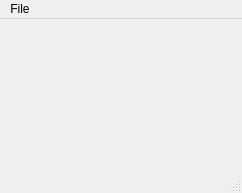
<?xml version="1.0" encoding="UTF-8"?>
<ui version="4.0">
 <author>josef ling</author>
 <class>MainWindow</class>
 <widget class="QMainWindow" name="MainWindow">
  <property name="geometry">
   <rect>
    <x>0</x>
    <y>0</y>
    <width>242</width>
    <height>193</height>
   </rect>
  </property>
  <property name="windowTitle">
   <string>Time Machine</string>
  </property>
  <property name="windowIcon">
   <iconset resource="timemachine.qrc">
    <normaloff>:/images/timemachine_16x16.png</normaloff>:/images/timemachine_16x16.png</iconset>
  </property>
  <widget class="QWidget" name="centralwidget">
   <widget class="QWidget" name="verticalLayoutWidget">
    <property name="geometry">
     <rect>
      <x>10</x>
      <y>0</y>
      <width>221</width>
      <height>161</height>
     </rect>
    </property>
    <layout class="QVBoxLayout" name="verticalLayout">
     <property name="spacing">
      <number>0</number>
     </property>
     <property name="sizeConstraint">
      <enum>QLayout::SetDefaultConstraint</enum>
     </property>
    </layout>
   </widget>
  </widget>
  <widget class="QStatusBar" name="statusbar"/>
  <widget class="QMenuBar" name="menubar">
   <property name="geometry">
    <rect>
     <x>0</x>
     <y>0</y>
     <width>242</width>
     <height>19</height>
    </rect>
   </property>
   <widget class="QMenu" name="menuSetting">
    <property name="title">
     <string>File</string>
    </property>
    <addaction name="actionReport"/>
    <addaction name="actionEdit_Clients"/>
    <addaction name="actionExit"/>
   </widget>
   <addaction name="menuSetting"/>
  </widget>
  <action name="actionEdit_Clients">
   <property name="text">
    <string>Client List</string>
   </property>
   <property name="shortcut">
    <string>Ctrl+E</string>
   </property>
  </action>
  <action name="actionExit">
   <property name="text">
    <string>Exit</string>
   </property>
   <property name="shortcut">
    <string>Ctrl+Q</string>
   </property>
  </action>
  <action name="actionReport">
   <property name="text">
    <string>Report</string>
   </property>
   <property name="shortcut">
    <string>Ctrl+R</string>
   </property>
  </action>
 </widget>
 <resources>
  <include location="timemachine.qrc"/>
 </resources>
 <connections/>
</ui>
